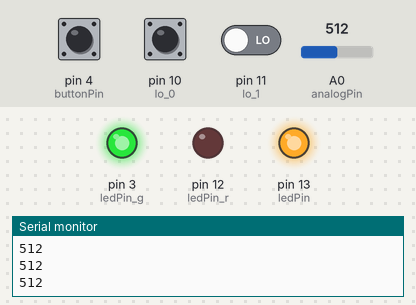
This sketch was run on a simulated Arduino Uno, built with avr-gcc and run on an emulated ATmega328P. Shown: output pins drawn as LEDs (lit = HIGH), the last lines printed to the serial monitor. Dashed ring = blinking. The test bench sets the inputs (shaded band); at power-on: pin 10 (lo_0) LOW, pin 4 (buttonPin) LOW, pin 11 (lo_1) LOW, A0 (analogPin) = 512.

Above: at 1.2 s.
1.3 s: pin 10 (lo_0) driven HIGH
At 1.9 s:
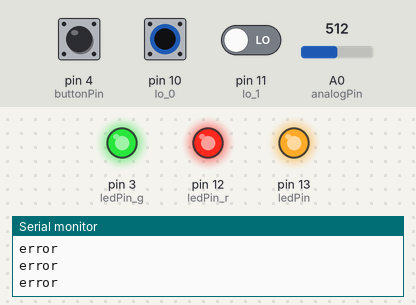
2.8 s: pin 4 (buttonPin) pulled HIGH for 0.15 s
At 4.1 s:
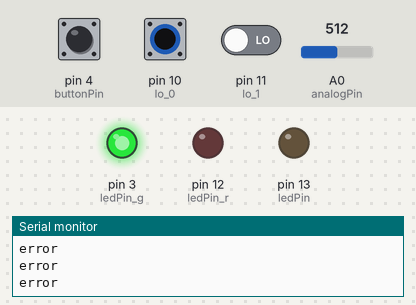
4.4 s: pin 4 (buttonPin) pulled HIGH for 1 s
At 6.4 s:
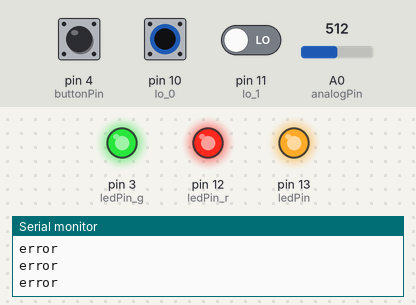
6.9 s: pin 4 (buttonPin) pulled HIGH for 3.2 s
At 11.3 s:
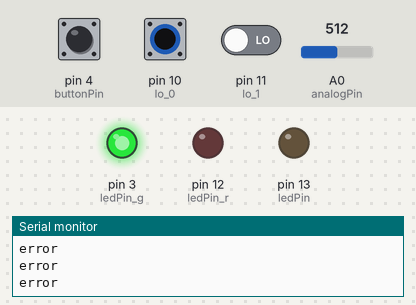
11.6 s: pin 4 (buttonPin) pulsed HIGH 5 times (0.12 s each, 0.3 s apart)
At 11.87 s:
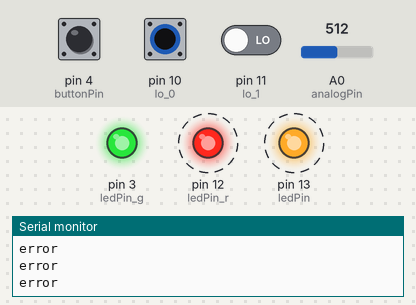
16.1 s: pin 10 (lo_0) pulsed LOW 5 times (0.12 s each, 0.3 s apart)
At 16.31 s:
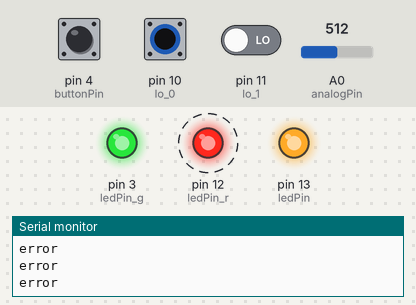
Timing chart, 0 to 19.1 s (numbered marks = the images above; inputs shaded):
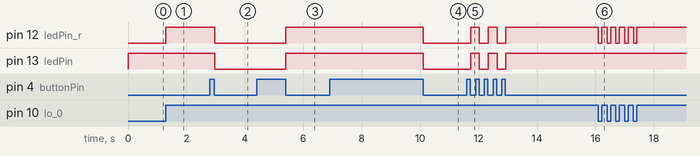

The sketch:

ecg_1.ino
```cpp
int analogPin = 0;
int buttonPin = 4;
boolean lastButton = HIGH;
boolean currentButton = HIGH;
boolean ecgOn = false;
int ledPin = 13;
int lo_0 = 10;
int lo_1 = 11;
int ledPin_g = 3;
int ledPin_r = 12;
void setup()
{

  Serial.begin(9600);
  pinMode(ledPin, OUTPUT);
  pinMode(buttonPin, INPUT);
  pinMode(lo_0, INPUT); // Настройка выхода L0-
  pinMode(lo_1, INPUT); // Настройка выхода L0+
  pinMode(ledPin_g, OUTPUT);
  pinMode(ledPin_r, OUTPUT);
  digitalWrite(ledPin_g, HIGH);
}

boolean debounce(boolean last){
  boolean current =  digitalRead(buttonPin);
  if(last != current){
    delay(5);
    current =  digitalRead(buttonPin);
  }
  return current;
}
void loop()
{

  currentButton = debounce(lastButton);
  if (lastButton == HIGH && currentButton == LOW){
    ecgOn = !ecgOn;
  }
  lastButton = currentButton;

  digitalWrite(ledPin, ecgOn);
  if(ecgOn){
    if((digitalRead(lo_0) == 1)||(digitalRead(lo_1) == 1))
    {
      digitalWrite(ledPin_r, HIGH);
      Serial.println("error");
    }
    else{
      digitalWrite(ledPin_r, LOW);
      Serial.println(analogRead(analogPin));
    }
    delay(5);
  }else{
    digitalWrite(ledPin_r, LOW);
  }
}
```

Measured:
- after the input at 1.3 s, pin 12 (ledPin_r): LOW → HIGH at once
- after the input at 2.8 s, pin 12 (ledPin_r), pin 13 (ledPin): HIGH → LOW after 0.16 s
- after the input at 4.4 s, pin 12 (ledPin_r), pin 13 (ledPin): LOW → HIGH after 1.0 s
- after the input at 6.9 s, pin 12 (ledPin_r), pin 13 (ledPin): HIGH → LOW after 3.2 s
- after the input at 11.6 s, pin 12 (ledPin_r), pin 13 (ledPin): alternates HIGH for 0.31 s and LOW for 0.29 s, 5 changes in all, then stays HIGH, starting after 0.13 s
- after the input at 16.1 s, pin 12 (ledPin_r): alternates HIGH for 0.18 s and LOW for 0.12 s, 10 changes in all, then stays HIGH, starting at once
